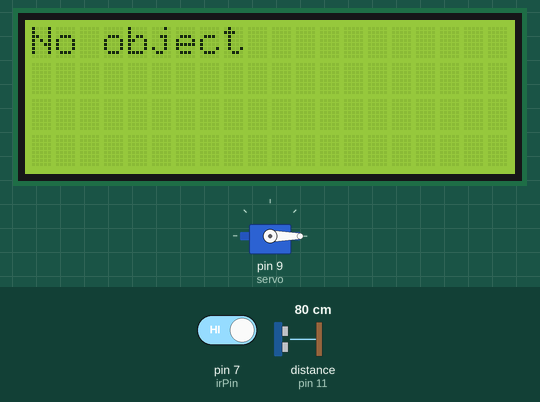
The sketch below on a simulated Arduino Uno, built with avr-gcc and run on an emulated ATmega328P. Shown: servo, 20×4 character LCD. Inputs (shaded band) come from the test bench; at power-on: pin 7 (irPin) HIGH, distance to the obstacle (sensor on pin 11) 80 cm. The echo pulse lasts 58.3 µs per cm; what the sketch prints to the serial monitor is not drawn.

Above: at 1.2 s.
1.3 s: pin 7 (irPin) driven LOW
At 2.3 s:
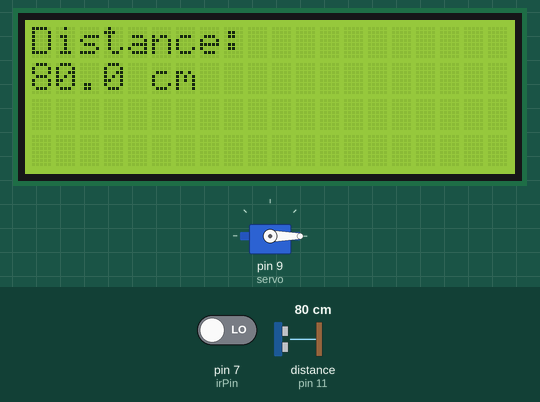
2.9 s: distance to the obstacle (sensor on pin 11) set to 18 cm
At 3.5 s:
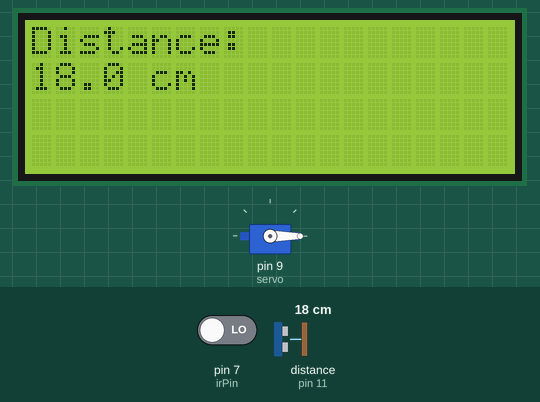
5.9 s: distance to the obstacle (sensor on pin 11) set to 11 cm
At 6.7 s:
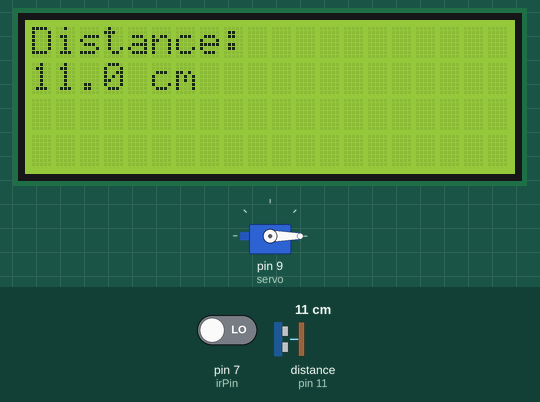
7.4 s: distance to the obstacle (sensor on pin 11) set to 8 cm
At 7.8 s:
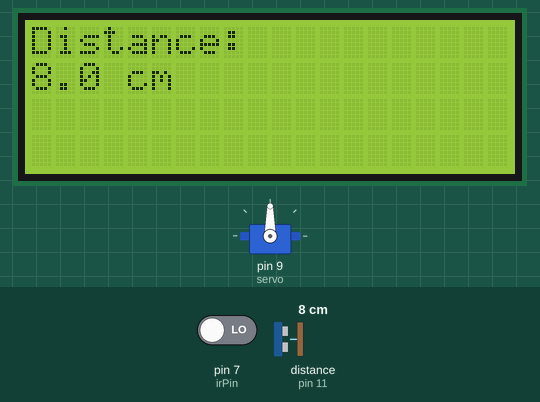
9.0 s: distance to the obstacle (sensor on pin 11) set to 250 cm
At 10.1 s:
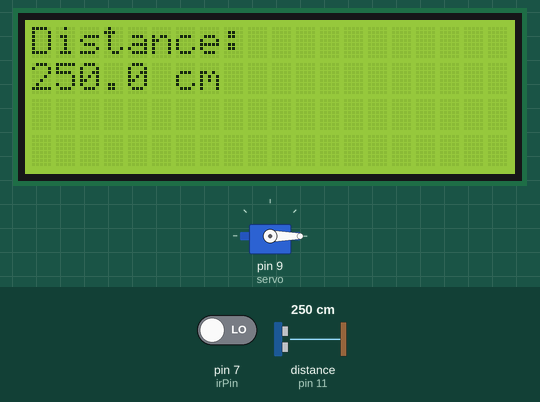
12.0 s: pin 7 (irPin) driven HIGH
At 13.3 s:
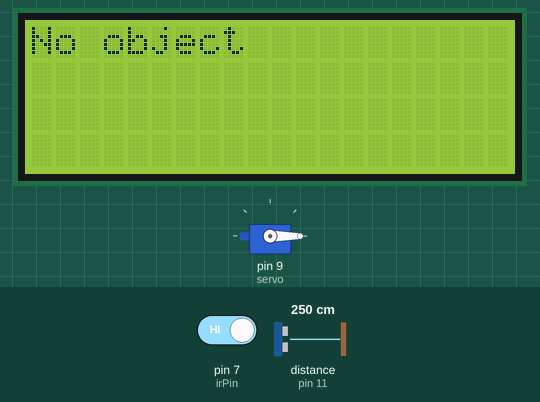
Timing chart, 0 to 14.5 s (numbered marks = the images above; inputs shaded):
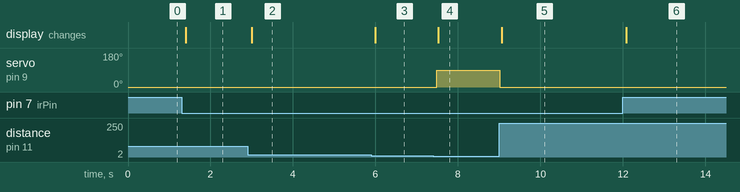

Measured:
- the behaviour switches between 10 and 9 cm on distance to the obstacle (sensor on pin 11) (found by bisection; images 3 and 4)
- after the input at 1.3 s, the display: changes after 0.11 s (image 1)
- after the input at 2.9 s, the display: changes after 0.10 s (image 2)
- after the input at 5.9 s, the display: changes after 0.10 s (image 3)
- after the input at 7.4 s, servo on pin 9 (servo): 0° → 90° after 0.09 s; the display: changes after 0.13 s (image 4)
- after the input at 9.0 s, servo on pin 9 (servo): 90° → 0° at once; the display: changes after 0.06 s (image 5)
- after the input at 12.0 s, the display: changes after 0.08 s (image 6)

The sketch:

lcd_servo_ultrasonic_ir_sensor.ino
```cpp
#include <Wire.h>
#include <LiquidCrystal_I2C.h>
#include <Servo.h>

LiquidCrystal_I2C lcd(0x27, 20, 4);
Servo servo;

const int trigPin = 10;
const int echoPin = 11;
const int irPin = 7;

long duration;
float distance;

void setup() {
  pinMode(trigPin, OUTPUT);
  pinMode(echoPin, INPUT);
  pinMode(irPin, INPUT);

  servo.attach(9);
  servo.write(0);   // Initial position

  Serial.begin(115200);

  lcd.init();
  lcd.backlight();
}

void loop() {

  if (digitalRead(irPin) == LOW) {

    digitalWrite(trigPin, LOW);
    delayMicroseconds(2);

    digitalWrite(trigPin, HIGH);
    delayMicroseconds(10);

    digitalWrite(trigPin, LOW);

    duration = pulseIn(echoPin, HIGH, 30000);

    if (duration > 0) {

      distance = duration * 0.0343 / 2.0;

      if (distance <= 9) {
        servo.write(90);
      } else {
        servo.write(0);
      }

      Serial.print("Distance: ");
      Serial.print(distance);
      Serial.println(" cm");

      lcd.setCursor(0, 0);
      lcd.print("Distance:       ");

      lcd.setCursor(0, 1);
      lcd.print("                ");
      lcd.setCursor(0, 1);
      lcd.print(distance, 1);
      lcd.print(" cm");
    }

  } else {

    servo.write(0);

    Serial.println("No object");

    lcd.setCursor(0, 0);
    lcd.print("No object       ");

    lcd.setCursor(0, 1);
    lcd.print("                ");
  }

  delay(50);
}
```
